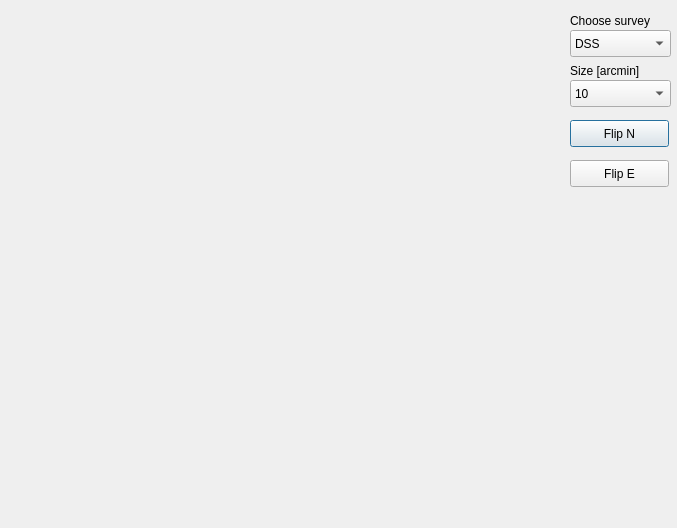
<?xml version="1.0" encoding="UTF-8"?>
<ui version="4.0">
 <class>dialogPlots</class>
 <widget class="QDialog" name="dialogPlots">
  <property name="geometry">
   <rect>
    <x>0</x>
    <y>0</y>
    <width>677</width>
    <height>528</height>
   </rect>
  </property>
  <property name="windowTitle">
   <string>Dialog</string>
  </property>
  <widget class="QWidget" name="widget" native="true">
   <property name="geometry">
    <rect>
     <x>10</x>
     <y>10</y>
     <width>551</width>
     <height>511</height>
    </rect>
   </property>
  </widget>
  <widget class="QComboBox" name="SurveyBox">
   <property name="geometry">
    <rect>
     <x>570</x>
     <y>30</y>
     <width>101</width>
     <height>27</height>
    </rect>
   </property>
   <item>
    <property name="text">
     <string>DSS</string>
    </property>
   </item>
   <item>
    <property name="text">
     <string>NEAT</string>
    </property>
   </item>
   <item>
    <property name="text">
     <string>2MASS-J</string>
    </property>
   </item>
   <item>
    <property name="text">
     <string>GOODS: HST ACS I</string>
    </property>
   </item>
  </widget>
  <widget class="QPushButton" name="flipNorth">
   <property name="geometry">
    <rect>
     <x>570</x>
     <y>120</y>
     <width>99</width>
     <height>27</height>
    </rect>
   </property>
   <property name="text">
    <string>Flip N</string>
   </property>
  </widget>
  <widget class="QPushButton" name="flipEast">
   <property name="geometry">
    <rect>
     <x>570</x>
     <y>160</y>
     <width>99</width>
     <height>27</height>
    </rect>
   </property>
   <property name="text">
    <string>Flip E</string>
   </property>
  </widget>
  <widget class="QLabel" name="label">
   <property name="geometry">
    <rect>
     <x>570</x>
     <y>10</y>
     <width>111</width>
     <height>21</height>
    </rect>
   </property>
   <property name="text">
    <string>Choose survey</string>
   </property>
  </widget>
  <widget class="QComboBox" name="sizeBox">
   <property name="geometry">
    <rect>
     <x>570</x>
     <y>80</y>
     <width>101</width>
     <height>27</height>
    </rect>
   </property>
   <property name="currentText">
    <string>10</string>
   </property>
   <property name="currentIndex">
    <number>2</number>
   </property>
   <item>
    <property name="text">
     <string>2</string>
    </property>
   </item>
   <item>
    <property name="text">
     <string>5</string>
    </property>
   </item>
   <item>
    <property name="text">
     <string>10</string>
    </property>
   </item>
   <item>
    <property name="text">
     <string>20</string>
    </property>
   </item>
   <item>
    <property name="text">
     <string>50</string>
    </property>
   </item>
  </widget>
  <widget class="QLabel" name="label_2">
   <property name="geometry">
    <rect>
     <x>570</x>
     <y>60</y>
     <width>111</width>
     <height>21</height>
    </rect>
   </property>
   <property name="text">
    <string>Size [arcmin]</string>
   </property>
  </widget>
 </widget>
 <resources/>
 <connections/>
</ui>
